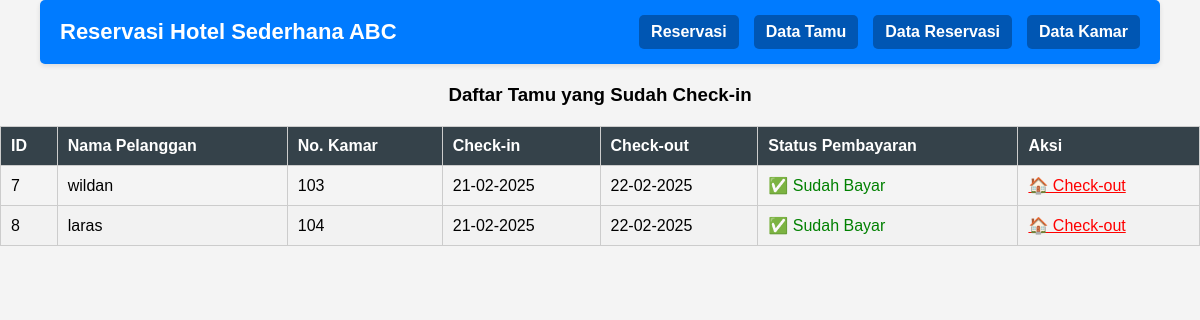
The page /data_reservasi.php on the database as committed earlier.
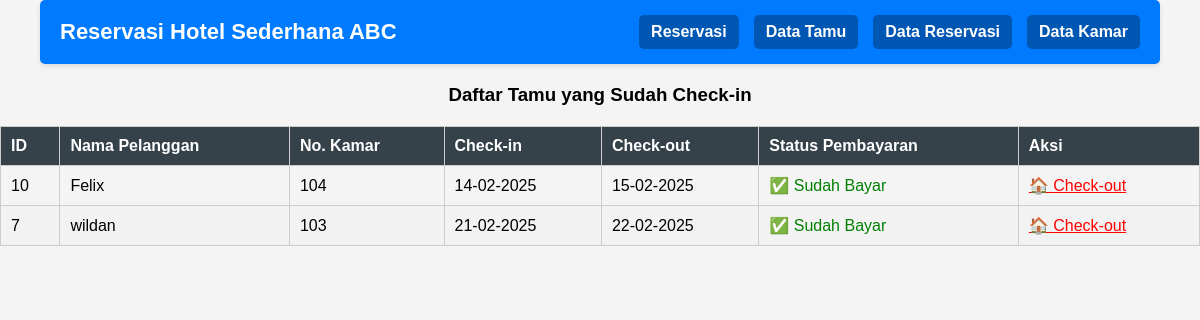
The same page on the database as committed later.
### tables this page shows
CREATE TABLE `reservasi` (
  `reservasi_id` int(11) NOT NULL,
  `tamu_id` int(11) NOT NULL,
  `kamar_id` int(11) NOT NULL,
  `tanggal_checkin` date NOT NULL,
  `tanggal_checkout` date NOT NULL,
  `status` enum('Dipesan','Check-in','Selesai','Dibatalkan') DEFAULT 'Dipesan',
  `total_harga` decimal(10,2) NOT NULL,
  `status_pembayaran` varchar(50) NOT NULL DEFAULT 'Belum Dibayar',
  `metode_pembayaran` varchar(50) DEFAULT NULL
);

CREATE TABLE `tamu` (
  `tamu_id` int(11) NOT NULL,
  `nama` varchar(100) NOT NULL,
  `email` varchar(255) NOT NULL,
  `telepon` varchar(20) NOT NULL,
  `alamat` varchar(255) DEFAULT NULL,
  `kota` varchar(100) DEFAULT NULL
);

CREATE TABLE `kamar` (
  `kamar_id` int(11) NOT NULL,
  `nomor_kamar` varchar(10) NOT NULL,
  `tipe` varchar(50) NOT NULL,
  `harga` decimal(10,2) NOT NULL,
  `markup_weekend` decimal(5,2) DEFAULT 1.20,
  `markup_hari_libur` decimal(5,2) DEFAULT 1.30,
  `status` enum('Tersedia','Dipesan') DEFAULT 'Tersedia'
);

### data_reservasi.php (the view, shortened to what this page needs)
<?php
include 'config.php';
$query = "SELECT r.reservasi_id, t.nama, k.nomor_kamar, r.tanggal_checkin, r.tanggal_checkout, r.status_pembayaran, r.status
          FROM reservasi r
          JOIN tamu t ON r.tamu_id = t.tamu_id
          JOIN kamar k ON r.kamar_id = k.kamar_id
          WHERE r.status = 'Dipesan' AND r.status_pembayaran = 'Sudah Bayar'
          ORDER BY r.tanggal_checkin ASC";
$result = $conn->query($query);
?>
<!DOCTYPE html>
<html lang="id">
<head>
    <link rel="stylesheet" href="style.css">
</head>
<body>
<nav class="navbar">
       <h2 class="logo">Reservasi Hotel Sederhana ABC</h2>
       <div class="nav-links">
           <a href="index.php">Reservasi</a>
           <a href="data_tamu.php">Data Tamu</a>
           <a href="reservasi_list.php">Data Reservasi</a>
           <a href="view_kamar.php">Data Kamar</a>
       </div>
   </nav>
<h3 style="text-align:center;">Daftar Tamu yang Sudah Check-in</h3>
<table border="1" width="100%">
    <thead>
        <tr style="background-color:blue; color:white;">
            <th>ID</th>
            <th>Nama Pelanggan</th>
            <th>No. Kamar</th>
            <th>Check-in</th>
            <th>Check-out</th>
            <th>Status Pembayaran</th>
            <th>Aksi</th>
        </tr>
    </thead>
    <tbody>
        <?php while ($row = $result->fetch_assoc()) { ?>
            <tr>
                <td><?= $row['reservasi_id']; ?></td>
                <td><?= $row['nama']; ?></td>
                <td><?= $row['nomor_kamar']; ?></td>
                <td><?= date('d-m-Y', strtotime($row['tanggal_checkin'])); ?></td>
                <td><?= date('d-m-Y', strtotime($row['tanggal_checkout'])); ?></td>
                <td>
                    <?= ($row['status_pembayaran'] == 'Sudah Bayar') ?
                        '<span style="color:green;">✅ Sudah Bayar</span>' :
                        '<span style="color:red;">❌ Belum Dibayar</span>'; ?>
                </td>
                <td>
                    <a href="?checkout_id=<?= $row['reservasi_id']; ?>" style="color:red;">🏠 Check-out</a>
                </td>
            </tr>
        <?php } ?>
    </tbody>
</table>
</body>
</html>

Rows that differ between the two databases and show on the page:
no longer on this page (row edited): reservasi: reservasi_id "8", tamu.nama "laras", kamar.nomor_kamar "104", tanggal_checkin "21-02-2025", tanggal_checkout "22-02-2025", status_pembayaran "✅ Sudah Bayar"
added reservasi: reservasi_id "10", tamu.nama "Felix", kamar.nomor_kamar "104", tanggal_checkin "14-02-2025", tanggal_checkout "15-02-2025", status_pembayaran "✅ Sudah Bayar"
